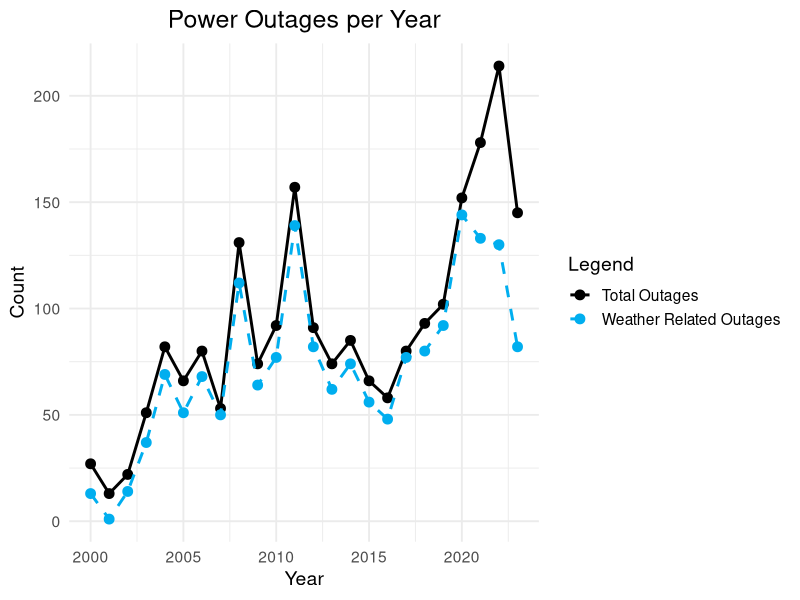
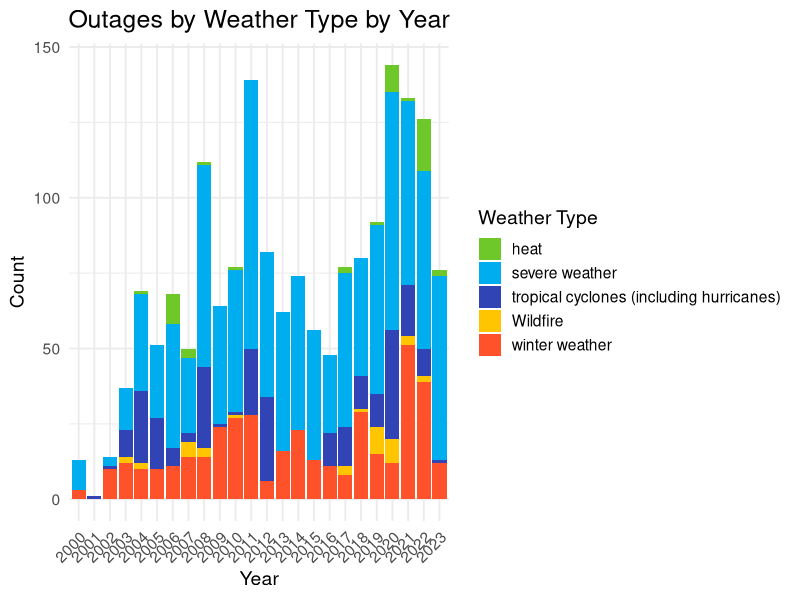

Source code (R) for these figures, in order:
## ---- chunk 1

library(dplyr)
library(ggplot2)

df <- read.csv("output.csv")

# Assuming 'df' is your data frame
df$year <- as.numeric(df$year)  # Ensure 'year' is numeric
df <- df |> dplyr::filter(!is.na(year))

# Step 1: Count total outages by year
year_counts_df <- df |>
  dplyr::count(year) |>
  dplyr::arrange(year)

# Step 2: Count "yes" entries in the "weather-related?" column for each year
weather_related_counts_df <- df |>
  dplyr::filter(`weather.related.` == 'yes') |>
  dplyr::count(year) |>
  dplyr::arrange(year) |>
  dplyr::rename(weather_related_yes = n)

# Merge the dataframes for plotting
merged_df <- dplyr::left_join(year_counts_df, weather_related_counts_df, by = "year")
merged_df[is.na(merged_df$weather_related_yes), "weather_related_yes"] <- 0  # Fill NAs with 0

# Plotting
ggplot2::ggplot(merged_df, ggplot2::aes(x = year)) +
  ggplot2::geom_line(ggplot2::aes(y = n, color = "Total Outages"), size = 1) +  # Plot the total counts
  ggplot2::geom_point(ggplot2::aes(y = n, color = "Total Outages"), size = 3) +
  ggplot2::geom_line(ggplot2::aes(y = weather_related_yes, color = "Weather Related Outages"), size = 1, linetype = "dashed") +  # Plot the "weather_related? yes" counts
  ggplot2::geom_point(ggplot2::aes(y = weather_related_yes, color = "Weather Related Outages"), size = 3) +
  ggplot2::scale_color_manual(values = c("Total Outages" = "black", "Weather Related Outages" = "#00AEEF")) +
  ggplot2::labs(
    title = "Power Outages per Year",
    x = "Year",
    y = "Count",
    color = "Legend"
  ) +
  ggplot2::theme_minimal(base_size = 14) +
  ggplot2::theme(
    plot.title = ggplot2::element_text(size = 18, hjust = 0.5),
    axis.title = ggplot2::element_text(size = 14),
    legend.position = "right"
  )

## ---- chunk 2

library(dplyr)
library(tidyr)
library(ggplot2)

# Use dplyr::, tidyr::, and ggplot2:: for explicit function calls
df <- read.csv("output.csv")

df <- df |>
  dplyr::filter(weather_type != "" & !is.na(weather_type))

# Create the pivot table
pivot_df <- df |>
  dplyr::count(year, weather_type) |>
  tidyr::pivot_wider(names_from = weather_type, values_from = n, values_fill = 0)

# Define custom colors
custom_colors <- c('#6EC829', '#00AEEF', '#3044B5', '#FFC600', '#FF522B')

# Convert to long format for plotting
plot_data <- pivot_df |>
  tidyr::pivot_longer(-year, names_to = "weather_type", values_to = "count")

# Plot
ggplot2::ggplot(plot_data, ggplot2::aes(x = factor(year), y = count, fill = weather_type)) +
  ggplot2::geom_bar(stat = "identity", position = "stack") +
  ggplot2::scale_fill_manual(values = custom_colors, name = "Weather Type") +
  ggplot2::labs(
    title = "Outages by Weather Type by Year",
    x = "Year",
    y = "Count"
  ) +
  ggplot2::theme_minimal(base_size = 14) +
  ggplot2::theme(
    plot.title = ggplot2::element_text(size = 18, hjust = 0.5),
    legend.position = "right",
    axis.title.x = ggplot2::element_text(size = 14),
    axis.title.y = ggplot2::element_text(size = 14),
    axis.text.x = ggplot2::element_text(angle = 45, hjust = 1)  # Tilting x-axis labels
  )


